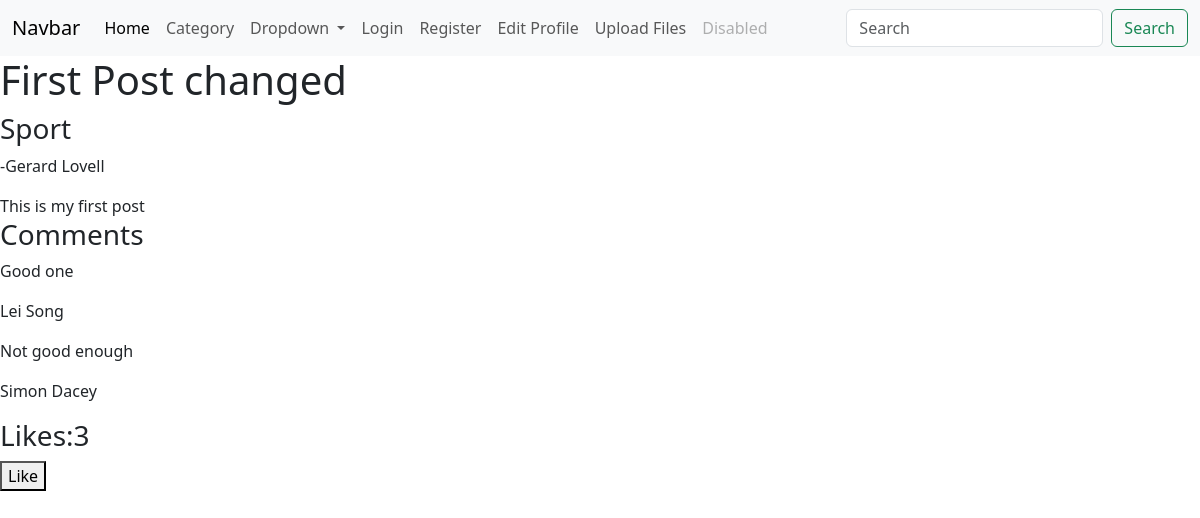
/post/1, run on the app's committed database.
### blog/models.py (models this page shows, shortened)
class Post(models.Model):
    author = models.ForeignKey(User, null=True, blank=True, on_delete=models.CASCADE)
    body = models.TextField()
    category = models.ForeignKey(Category, on_delete=models.SET_NULL, null=True)
    likes = models.ManyToManyField(User, blank=True, null=True, related_name="post_likes")
    post_image = models.ImageField(blank=True, null=True)
    title = models.CharField(max_length=255)

class Category(models.Model):
    name = models.CharField(max_length=255)

class Comment(models.Model):
    comment = models.TextField()
    post = models.ForeignKey(Post, on_delete=models.SET_NULL, null=True)
    user = models.ForeignKey(User, on_delete=models.SET_NULL, null=True)

### blog/views.py (the view)
# urls.py: path("post/<int:pk>", PostDetailView.as_view(),
class PostDetailView(DetailView):
    template_name = "detail_post_view.html"
    model = Post

### blog/templates/detail_post_view.html (shortened to what this page needs)
{% extends 'base.html' %}
{% block content %}
    <h1>{{ post.title }}</h1>
    <h3>{{ post.category.name }}</h3>
    <p>-{{ post.author.first_name }} {{ post.author.last_name }}</p>
    <div>{{ post.body }}</div>
    <h3>Comments</h3>
    <div>
        {% for comment in post.comment_set.all %}
            <p>{{ comment.comment }}</p>
            <p>{{ comment.user.first_name }} {{ comment.user.last_name }}</p>
        {% endfor %}
    </div>
    <h3>Likes:{{ post.likes.count }}</h3>
    <form action="{% url 'likes' %}" method="post">
        {% if user in post.likes.all %}
            <button>Unlike</button>
        {% else %}
            <button>Like</button>
        {% endif %}
    </form>
{% endblock %}

### data on the page
Post: title "First Post changed", category.name "Sport", author.first_name "Gerard", author.last_name "Lovell", body "This is my first post", likes.count "3"
Comment: comment "Good one", user.first_name "Lei", user.last_name "Song"
Comment: comment "Not good enough", user.first_name "Simon", user.last_name "Dacey"
